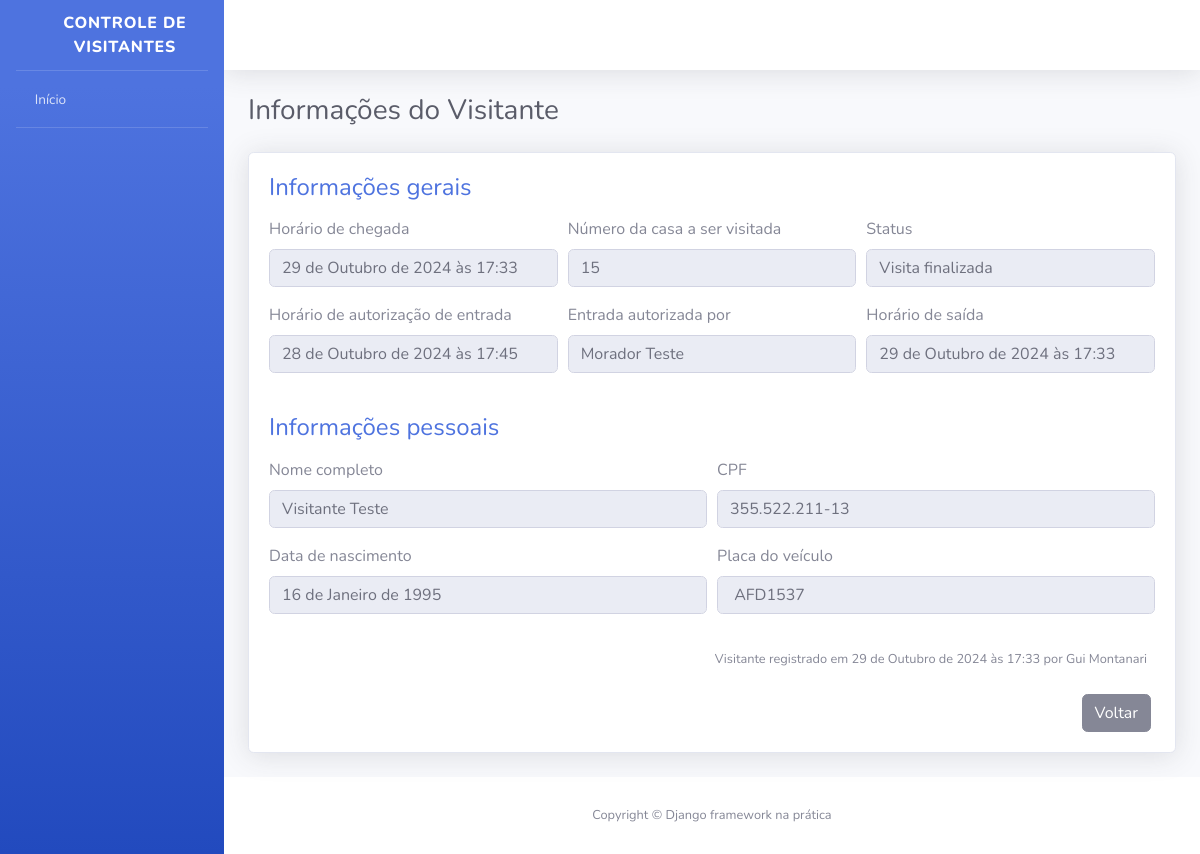
Screenshot of /visitantes/1/ (signed in) with the database file from the repository.
### apps/visitantes/models.py (models this page shows, shortened)
class Visitante(models.Model):
    STATUS_VISITANTE = (
        ("AGUARDANDO", "Aguardando autorização"),
        ("EM_VISITA", "Em visita"),
        ("FINALIZADO", "Visita finalizada")
    )
    status = models.CharField(
        verbose_name="Status do Visitante",
        max_length=10,
        choices=STATUS_VISITANTE,
        default="AGUARDANDO"
    )
    nome_completo = models.CharField(
        verbose_name="Nome Completo",
        max_length=255
    )
    cpf = models.CharField(
        verbose_name="CPF",
        max_length=11
    )
    data_nascimento = models.DateField(
        verbose_name="Data de Nascimento",
        auto_now=False,
        auto_now_add=False
    )
    numero_casa = models.PositiveSmallIntegerField(
        verbose_name="Número da Casa a ser visitada"
    )
    placa_veiculo = models.CharField(
        verbose_name="Placa do Veículo",
        max_length=7,
        blank=True,
        null=True
    )
    horario_chegada = models.DateTimeField(
        verbose_name="Horário de Chegada",
        auto_now=True,
    )
    horario_saida = models.DateTimeField(
        verbose_name="Horário de Saída",
        auto_now=False,
        blank=True,
        null=True
    )
    horario_autorizacao = models.DateTimeField(
        verbose_name="Horário de Autorização de entrada",
        auto_now=False,
        blank=True,
        null=True
    )
    morador_responsavel = models.CharField(
        verbose_name="Morador Responsável por Autorizar a Entrada do Visitante",
        max_length=255,
        blank=True
    )
    registrado_por = models.ForeignKey(
        "porteiros.Porteiros",
        verbose_name="Porteiro que registrou a entrada do visitante",
        on_delete=models.PROTECT
    )
    def get_horario_saida(self):
        if self.horario_saida:
            return self.horario_saida
        return "Horario de saida nao registrado"
    def get_horario_autorizacao(self):
        if self.horario_autorizacao:
            return self.horario_autorizacao
        return "Visitante aguardando autorizacao"
    def get_morador_responsavel(self):
        if self.morador_responsavel:
            return self.morador_responsavel
        return "Morador aguardando autorizacao"
    def get_placa_veiculo(self):
        if self.placa_veiculo:
            return self.placa_veiculo
        return "Veiculo nao registrado"
    def get_cpf(self):
        if self.cpf:
            cpf = str(self.cpf)
            return f"{cpf[:3]}.{cpf[3:6]}.{cpf[6:9]}-{cpf[9:]}"
    class Meta:
        verbose_name = "Visitante"
        verbose_name_plural = "Visitantes"
        db_table = "visitantes"

### apps/porteiros/models.py (models this page shows)
class Porteiros(models.Model):
    usuario = models.OneToOneField(
        "usuarios.Usuario",
        on_delete=models.PROTECT,
        verbose_name="Usuário",
    )
    nome_completo = models.CharField(
        verbose_name="Nome Completo",
        max_length=200,
    )
    cpf = models.CharField(
        verbose_name="CPF",
        max_length=11,
    )
    telefone = models.CharField(
        verbose_name="Telefone de contato",
        max_length=11,
    )
    data_nascimento = models.DateField(
        verbose_name="Data de Nascimento",
        auto_now=False,
        auto_now_add=False,
    )
    class Meta:
        verbose_name = "Porteiro"
        verbose_name_plural = "Porteiros"
        db_table = "porteiro"
    def __str__(self):
        return self.nome_completo

### apps/visitantes/views.py (the view, shortened to what this page needs)
@login_required
def informacoes_visitante(request, id): # recebe o id do visitante
    visitante = get_object_or_404( # pega o objeto do banco de dados
        Visitante, # modelo
        id=id # id do visitante
    )
    form = AutorizaVisitanteForm() # cria um formulário de autorização
    context = {
        "nome_pagina": "Informações do Visitante", # nome da página
        "visitante": visitante, # objeto visitante
        "form": form # formulário
    }
    return render(request, "informacoes_visitante.html", context) # renderiza a página

### apps/visitantes/forms.py
class AutorizaVisitanteForm(forms.ModelForm):
    morador_responsavel = forms.CharField(required=True)
    class Meta:
        model = Visitante
        fields = [
            "morador_responsavel",
        ]
        error_messages = {
            "morador_responsavel": {
                "required": "Por favor, informe o nome do morador responsável por autorizar o visitante."
            },
        }

### templates/informacoes_visitante.html (shortened to what this page needs)
{% extends "base.html" %}
{% load widget_tweaks %}
{% block conteudo %}
<div class="container">
    <div class="d-sm-flex align-items-center justify-content-between mb-4">
        <h1 class="h3 mb-0 text-gray-800">{{ nome_pagina }}</h1>
    </div>
    <div class="card shadow mb-4">
        <div class="card-body">
            <h4 class="mb-3 text-primary">
                Informações gerais
            </h4>
            <form>
                <div class="form-row">
                    <div class="form-group col-md-4">
                        <label>Horário de chegada</label>
                        <input type="text" class="form-control" value="{{ visitante.horario_chegada }}" disabled>
                    </div>
                    <div class="form-group col-md-4">
                        <label>Número da casa a ser visitada</label>
                        <input type="text" class="form-control" value="{{ visitante.numero_casa }}" disabled>
                    </div>
                    <div class="form-group col-md-4">
                        <label>Status</label>
                        <input type="text" class="form-control" value="{{ visitante.get_status_display }}" disabled>
                    </div>
                </div>
                <div class="form-row">
                    <div class="form-group col-md-4">
                        <label>Horário de autorização de entrada</label>
                        <input type="text" class="form-control" value="{{ visitante.get_horario_autorizacao }}" disabled>
                    </div>
                    <div class="form-group col-md-4">
                        <label>Entrada autorizada por</label>
                        <input type="text" class="form-control" value="{{ visitante.get_morador_responsavel }}" disabled>
                    </div>
                    <div class="form-group col-md-4">
                        <label>Horário de saída</label>
                        <input type="text" class="form-control" value="{{ visitante.get_horario_saida }}" disabled>
                    </div>
                </div>
            </form>
            <h4 class="mb-3 mt-4 text-primary">
                Informações pessoais
            </h4>
            <form>
                <div class="form-row">
                    <div class="form-group col-md-6">
                        <label>Nome completo</label>
                        <input type="text" class="form-control" value="{{ visitante.nome_completo }}" disabled>
                    </div>
                    <div class="form-group col-md-6">
                        <label>CPF</label>
                        <input type="text" class="form-control" value="{{ visitante.get_cpf }}" disabled>
                    </div>
                </div>
                <div class="form-row">
                    <div class="form-group col-md-6">
                        <label>Data de nascimento</label>
                        <input type="text" class="form-control" value="{{ visitante.data_nascimento }}" disabled>
                    </div>
                    <div class="form-group col-md-6">
                        <label>Placa do veículo</label>
                        <input type="text" class="form-control" value=" {{ visitante.get_placa_veiculo }} " disabled>
                    </div>
                </div>
            </form>
            <p class="mr-2 mt-3 mb-4 text-right">
                <small>
                    Visitante registrado em {{ visitante.horario_chegada }} por {{ visitante.registrado_por }}
                </small>
            </p>
            <div class="mr-1 text-right">
                <a href="{% url 'index' %}" class="btn btn-secondary text-white" type="button">
                    <span class="text">Voltar</span>
                </a>
            </div>
        </div>
    </div>
</div>
{% endblock %}

### rows the page displays
Visitante: horario_chegada "29 de Outubro de 2024 às 17:33", numero_casa "15", status "Visita finalizada", get_horario_autorizacao "28 de Outubro de 2024 às 17:45", get_morador_responsavel "Morador Teste", get_horario_saida "29 de Outubro de 2024 às 17:33", nome_completo "Visitante Teste", get_cpf "355.522.211-13", data_nascimento "16 de Janeiro de 1995", get_placa_veiculo "AFD1537", registrado_por "Gui Montanari"

### other values shown
{{ nome_pagina }} "Informações do Visitante"
